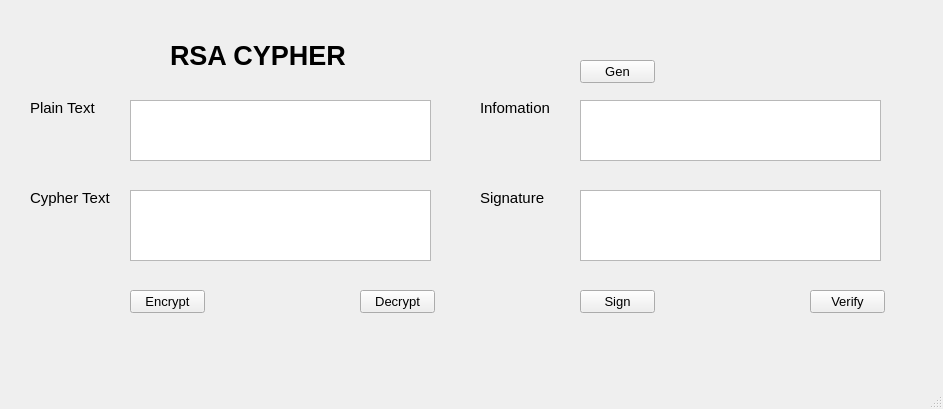
<?xml version="1.0" encoding="UTF-8"?>
<ui version="4.0">
 <class>MainWindow</class>
 <widget class="QMainWindow" name="MainWindow">
  <property name="geometry">
   <rect>
    <x>0</x>
    <y>0</y>
    <width>943</width>
    <height>409</height>
   </rect>
  </property>
  <property name="windowTitle">
   <string>MainWindow</string>
  </property>
  <widget class="QWidget" name="centralwidget">
   <widget class="QTextEdit" name="txt_CipherText">
    <property name="geometry">
     <rect>
      <x>130</x>
      <y>190</y>
      <width>301</width>
      <height>71</height>
     </rect>
    </property>
   </widget>
   <widget class="QLabel" name="label">
    <property name="geometry">
     <rect>
      <x>170</x>
      <y>30</y>
      <width>181</width>
      <height>51</height>
     </rect>
    </property>
    <property name="font">
     <font>
      <pointsize>20</pointsize>
      <weight>75</weight>
      <bold>true</bold>
     </font>
    </property>
    <property name="text">
     <string>RSA CYPHER</string>
    </property>
   </widget>
   <widget class="QPushButton" name="pbtn_Encrypt">
    <property name="geometry">
     <rect>
      <x>130</x>
      <y>290</y>
      <width>75</width>
      <height>23</height>
     </rect>
    </property>
    <property name="font">
     <font>
      <pointsize>10</pointsize>
     </font>
    </property>
    <property name="text">
     <string>Encrypt</string>
    </property>
   </widget>
   <widget class="QPushButton" name="pbtn_Decrypt">
    <property name="geometry">
     <rect>
      <x>360</x>
      <y>290</y>
      <width>75</width>
      <height>23</height>
     </rect>
    </property>
    <property name="font">
     <font>
      <pointsize>10</pointsize>
     </font>
    </property>
    <property name="text">
     <string>Decrypt</string>
    </property>
   </widget>
   <widget class="QTextEdit" name="txt_PlainText">
    <property name="geometry">
     <rect>
      <x>130</x>
      <y>100</y>
      <width>301</width>
      <height>61</height>
     </rect>
    </property>
   </widget>
   <widget class="QLabel" name="label_2">
    <property name="geometry">
     <rect>
      <x>30</x>
      <y>100</y>
      <width>71</width>
      <height>16</height>
     </rect>
    </property>
    <property name="font">
     <font>
      <pointsize>11</pointsize>
     </font>
    </property>
    <property name="text">
     <string>Plain Text</string>
    </property>
   </widget>
   <widget class="QLabel" name="label_3">
    <property name="geometry">
     <rect>
      <x>30</x>
      <y>190</y>
      <width>91</width>
      <height>16</height>
     </rect>
    </property>
    <property name="font">
     <font>
      <pointsize>11</pointsize>
     </font>
    </property>
    <property name="text">
     <string>Cypher Text</string>
    </property>
   </widget>
   <widget class="QTextEdit" name="txt_Signature">
    <property name="geometry">
     <rect>
      <x>580</x>
      <y>190</y>
      <width>301</width>
      <height>71</height>
     </rect>
    </property>
   </widget>
   <widget class="QTextEdit" name="txt_Infomation">
    <property name="geometry">
     <rect>
      <x>580</x>
      <y>100</y>
      <width>301</width>
      <height>61</height>
     </rect>
    </property>
   </widget>
   <widget class="QLabel" name="label_4">
    <property name="geometry">
     <rect>
      <x>480</x>
      <y>190</y>
      <width>91</width>
      <height>16</height>
     </rect>
    </property>
    <property name="font">
     <font>
      <pointsize>11</pointsize>
     </font>
    </property>
    <property name="text">
     <string>Signature</string>
    </property>
   </widget>
   <widget class="QLabel" name="label_5">
    <property name="geometry">
     <rect>
      <x>480</x>
      <y>100</y>
      <width>71</width>
      <height>16</height>
     </rect>
    </property>
    <property name="font">
     <font>
      <pointsize>11</pointsize>
     </font>
    </property>
    <property name="text">
     <string>Infomation</string>
    </property>
   </widget>
   <widget class="QPushButton" name="pbtn_Verify">
    <property name="geometry">
     <rect>
      <x>810</x>
      <y>290</y>
      <width>75</width>
      <height>23</height>
     </rect>
    </property>
    <property name="font">
     <font>
      <pointsize>10</pointsize>
     </font>
    </property>
    <property name="text">
     <string>Verify</string>
    </property>
   </widget>
   <widget class="QPushButton" name="pbtn_Sign">
    <property name="geometry">
     <rect>
      <x>580</x>
      <y>290</y>
      <width>75</width>
      <height>23</height>
     </rect>
    </property>
    <property name="font">
     <font>
      <pointsize>10</pointsize>
     </font>
    </property>
    <property name="text">
     <string>Sign</string>
    </property>
   </widget>
   <widget class="QPushButton" name="pbtn_GenarateKey">
    <property name="geometry">
     <rect>
      <x>580</x>
      <y>60</y>
      <width>75</width>
      <height>23</height>
     </rect>
    </property>
    <property name="font">
     <font>
      <pointsize>10</pointsize>
     </font>
    </property>
    <property name="text">
     <string>Gen</string>
    </property>
   </widget>
  </widget>
  <widget class="QMenuBar" name="menubar">
   <property name="geometry">
    <rect>
     <x>0</x>
     <y>0</y>
     <width>943</width>
     <height>21</height>
    </rect>
   </property>
  </widget>
  <widget class="QStatusBar" name="statusbar"/>
 </widget>
 <resources/>
 <connections/>
</ui>
